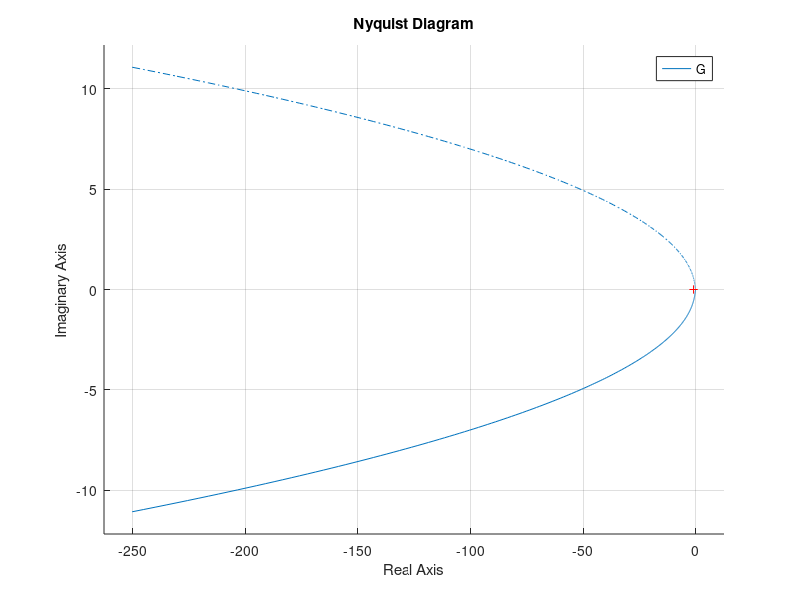

Write MATLAB code to recreate this figure.
%% Study

clc
close all

% Transfer Function
%G = tf(10*[1 .4 1],[1 .8 9 0])
%G = tf([1 .5],[1 1 0 1])
T = [3 2 1]
G = tf(10,[1 0 0])*tf([1 .5],[1 2])*tf(1,[1 10])

% Freq Eval

figure;
%bode(G)

hold on;
nyquist(G)
